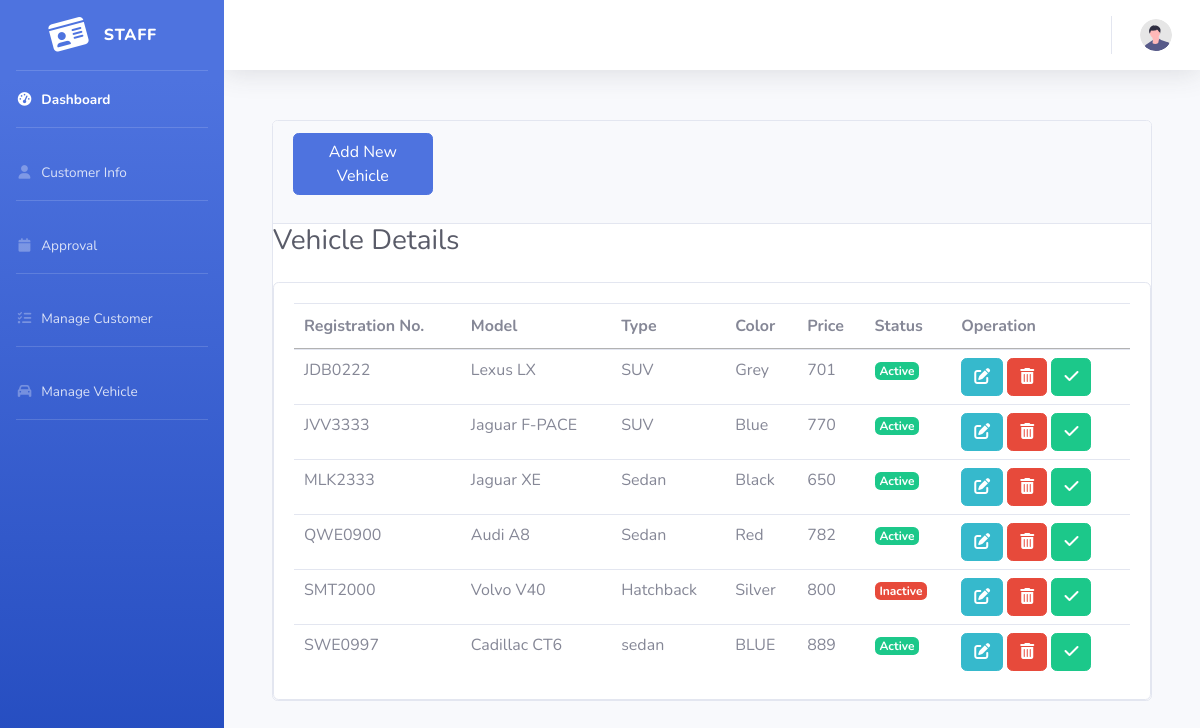
Page /rental/vehicle.php (signed in) on the committed database.
### tables this page shows
CREATE TABLE `tb_vehicle` (
  `v_req` varchar(10) NOT NULL,
  `v_model` varchar(50) NOT NULL,
  `v_type` varchar(20) NOT NULL,
  `v_color` varchar(20) DEFAULT NULL,
  `v_price` float NOT NULL,
  `v_status` enum('active','inactive') DEFAULT 'active'
);

### rental/vehicle.php (the view, shortened to what this page needs)
<?php
include_once('dbconnect.php');
$sql = "SELECT * FROM tb_vehicle";
$result = mysqli_query($con, $sql);
?>
<!DOCTYPE html>
<html lang="en">
<head>
    <link rel="stylesheet" type="text/css" href="https://cdn.datatables.net/1.10.25/css/jquery.dataTables.css">
    <link rel="stylesheet" href="https://stackpath.bootstrapcdn.com/bootstrap/4.5.2/css/bootstrap.min.css">
</head>
<body>
    <div id="wrapper">
        <?php include_once 'sidebar2.php'; ?>
        <div id="content-wrapper" class="d-flex flex-column">
            <?php include_once 'topbar2.php'; ?>
            <div id="content">
                <div class="container-fluid">
                    <div class="container">
                        <div class="card card-position">
                            <div class="card-header">
                                <div class="form-group row">
                                    <form class="form-inline col-12">
                                        <a class="btn btn-primary col-2" data-bs-toggle="offcanvas" href="vehicle-add.php" role="button" aria-controls="offcanvasExample">
                                            Add New Vehicle
                                        </a>
                                    </form>
                                </div>
                            </div>
                            <h1 class="h3 mb-4 text-gray-800">Vehicle Details</h1>
                            <div class="card">
                                <div class="card-body">
                                  <table id="bookingTable" class="table table-hover dataTable">
                                        <thead>
                                            <tr>
                                                <th scope="col">Registration No.</th>
                                                <th scope="col">Model</th>
                                                <th scope="col">Type</th>
                                                <th scope="col">Color</th>
                                                <th scope="col">Price</th>
                                                <th scope="col">Status</th>
                                                <th scope="col">Operation</th>
                                            </tr>
                                        </thead>
                                        <tbody>
                                            <?php foreach ($result as $row) : ?>
                                                <tr>
                                                    <td><?php echo $row['v_req']; ?></td>
                                                    <td><?php echo $row['v_model']; ?></td>
                                                    <td><?php echo $row['v_type']; ?></td>
                                                    <td><?php echo $row['v_color']; ?></td>
                                                    <td><?php echo $row['v_price']; ?></td>
                                                    <td>
                                                        <?php if ($row['v_status'] == 'active') : ?>
                                                            <span class="badge badge-success">Active</span>
                                                        <?php else : ?>
                                                            <span class="badge badge-danger">Inactive</span>
                                                        <?php endif; ?>
                                                    </td>
                                                    <td>
                                                    <div>
 <a class='btn btn-info' href='vehiclemodify.php?id=<?php echo $row['v_req']; ?>' title='Edit' data-bs-toggle='tooltip' data-bs-placement='top'>
    <i class='fas fa-edit'></i>
</a>
<?php $v_req = $row['v_req']; ?>
<button class='btn btn-danger' onclick='confirmCancel("<?= $v_req ?>")' title='Cancel' data-bs-toggle='tooltip' data-bs-placement='top'>
    <i class='fas fa-trash-alt'></i>
</button>
<a class='btn btn-success' onclick='confirmActivate("<?= $v_req ?>")' title='Activate' data-bs-toggle='tooltip' data-bs-placement='top'>
    <i class='fas fa-check'></i>
</a>
</div>
                                                    </td>
                                                </tr>
                                            <?php endforeach; ?>
                                        </tbody>
                                    </table>
                                </div>
                            </div>
                        </div>
                    </div>
                </div>
            </div>
        </div>
    </div>
</body>
</html>

### rental/vehicle.php (style rules this page uses)
.card-position { position: relative; top: 50px; }

### rows in the picture
tb_vehicle: v_req "JDB0222", v_model "Lexus LX", v_type "SUV", v_color "Grey", v_price "701", v_status "Active"
tb_vehicle: v_req "JVV3333", v_model "Jaguar F-PACE", v_type "SUV", v_color "Blue", v_price "770", v_status "Active"
tb_vehicle: v_req "MLK2333", v_model "Jaguar XE", v_type "Sedan", v_color "Black", v_price "650", v_status "Active"
tb_vehicle: v_req "QWE0900", v_model "Audi A8", v_type "Sedan", v_color "Red", v_price "782", v_status "Active"
tb_vehicle: v_req "SMT2000", v_model "Volvo V40", v_type "Hatchback", v_color "Silver", v_price "800", v_status "Inactive"
tb_vehicle: v_req "SWE0997", v_model "Cadillac CT6", v_type "sedan", v_color "BLUE", v_price "889", v_status "Active"
